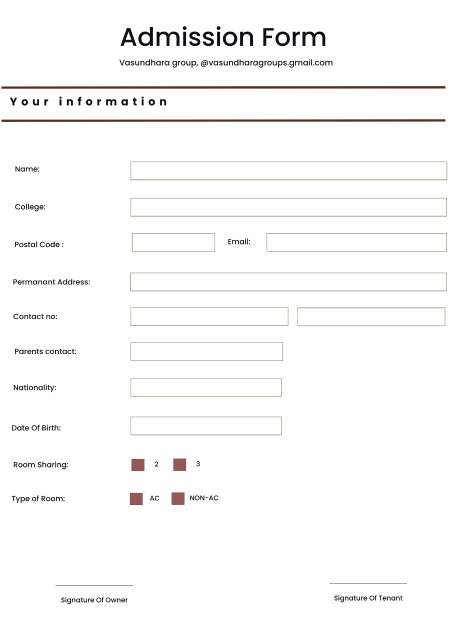
#> input picture Query-image.jpg, 904 x 1280 px (shown at 1/2 size)
$ python Region.py
#> lines starting #> are read from the running program, lines starting #| are printed output that depends on the picture
import cv2
import random

scale = 0.5
circles = []
counter = 0
counter2 = 0
point1=[]
point2=[]
myPoints = []
myColor=[]
def mousePoints(event,x,y,flags,params):
    global counter,point1,point2,counter2,circles,myColor
    if event== cv2.EVENT_LBUTTONDOWN:
        if counter==0:
            point1=int(x//scale),int(y//scale);
            counter +=1
            myColor = (random.randint(0,2)*200,random.randint(0,2)*200,random.randint(0,2)*200)
        elif counter ==1:
            point2=int(x//scale),int(y//scale)
            type =input('Enter Type')
            name =input('Enter Name')
            myPoints.append([point1,point2,type,name])
            counter=0
        circles.append([x,y,myColor])
        counter2 += 1

img = cv2.imread('Query-image.jpg')
#> img is the input picture: shape (1280, 904, 3); mean B, G, R 249, 249.2, 249.7
img = cv2.resize(img, (0, 0), None, scale, scale)
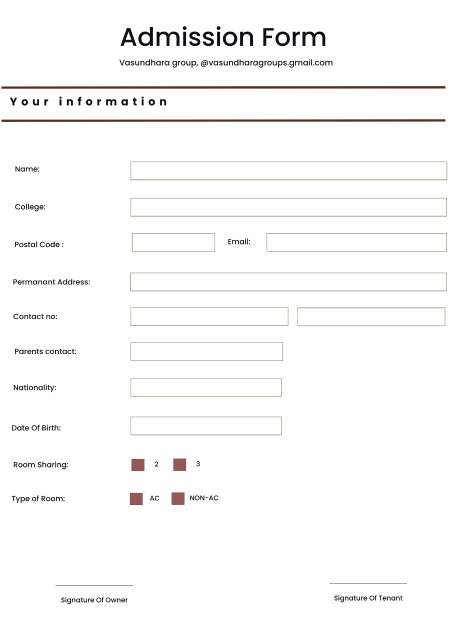
#> img: shape (640, 452, 3); mean B, G, R 249, 249.2, 249.7

while True:
# To Display points
    for x,y, color in circles:
        cv2.circle(img,(x,y),3,color,cv2.FILLED)
    cv2.imshow("Original Image", img)
    cv2.setMouseCallback("Original Image", mousePoints)
    if cv2.waitKey(1) & 0xFF == ord('s'):
#> (key Esc is pressed here)
            print(myPoints)
            break
